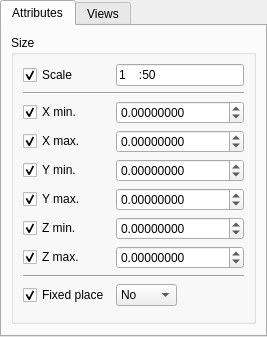
<?xml version="1.0" encoding="UTF-8"?>
<ui version="4.0">
 <class>Form</class>
 <widget class="QWidget" name="Form">
  <property name="geometry">
   <rect>
    <x>0</x>
    <y>0</y>
    <width>264</width>
    <height>307</height>
   </rect>
  </property>
  <property name="windowTitle">
   <string>Object Drawing Properties</string>
  </property>
  <layout class="QGridLayout" name="gridLayout_6">
   <property name="leftMargin">
    <number>0</number>
   </property>
   <property name="topMargin">
    <number>0</number>
   </property>
   <property name="rightMargin">
    <number>0</number>
   </property>
   <property name="bottomMargin">
    <number>0</number>
   </property>
   <item row="0" column="0">
    <widget class="QTabWidget" name="tabWidget">
     <property name="sizePolicy">
      <sizepolicy hsizetype="Expanding" vsizetype="Expanding">
       <horstretch>0</horstretch>
       <verstretch>0</verstretch>
      </sizepolicy>
     </property>
     <property name="layoutDirection">
      <enum>Qt::LeftToRight</enum>
     </property>
     <property name="currentIndex">
      <number>0</number>
     </property>
     <property name="objectProperty" stdset="0">
      <string/>
     </property>
     <property name="widgetAction" stdset="0">
      <string/>
     </property>
     <widget class="QWidget" name="tabAttributes">
      <attribute name="title">
       <string>Attributes</string>
      </attribute>
      <layout class="QGridLayout" name="gridLayout_7">
       <item row="0" column="0">
        <widget class="QGroupBox" name="groupBox_4">
         <property name="title">
          <string>Size</string>
         </property>
         <layout class="QGridLayout" name="gridLayout_2">
          <item row="0" column="0">
           <widget class="QCheckBox" name="checkBoxToggleViewScale">
            <property name="text">
             <string>Scale</string>
            </property>
            <property name="checked">
             <bool>true</bool>
            </property>
            <property name="objectProperty" stdset="0">
             <string>ViewScale</string>
            </property>
            <property name="widgetAction" stdset="0">
             <string>toggleModifyProperty</string>
            </property>
           </widget>
          </item>
          <item row="0" column="1" colspan="2">
           <widget class="QLineEdit" name="lineEditViewScale">
            <property name="inputMethodHints">
             <set>Qt::ImhNone</set>
            </property>
            <property name="inputMask">
             <string>99999:99999</string>
            </property>
            <property name="text">
             <string>1:50</string>
            </property>
            <property name="maxLength">
             <number>11</number>
            </property>
            <property name="frame">
             <bool>true</bool>
            </property>
            <property name="cursorPosition">
             <number>11</number>
            </property>
            <property name="clearButtonEnabled">
             <bool>false</bool>
            </property>
            <property name="objectProperty" stdset="0">
             <string>ViewScale</string>
            </property>
            <property name="widgetAction" stdset="0">
             <string/>
            </property>
            <property name="objectPropertyValue" stdset="0">
             <string/>
            </property>
           </widget>
          </item>
          <item row="1" column="0" colspan="3">
           <widget class="Line" name="line">
            <property name="orientation">
             <enum>Qt::Horizontal</enum>
            </property>
           </widget>
          </item>
          <item row="2" column="0">
           <widget class="QCheckBox" name="checkBoxToggleXMin">
            <property name="text">
             <string>X min.</string>
            </property>
            <property name="checked">
             <bool>true</bool>
            </property>
            <property name="objectProperty" stdset="0">
             <string>XMin</string>
            </property>
            <property name="widgetAction" stdset="0">
             <string>toggleModifyProperty</string>
            </property>
           </widget>
          </item>
          <item row="2" column="1" colspan="2">
           <widget class="QDoubleSpinBox" name="doubleSpinBoxXMin">
            <property name="sizePolicy">
             <sizepolicy hsizetype="Minimum" vsizetype="Fixed">
              <horstretch>1</horstretch>
              <verstretch>0</verstretch>
             </sizepolicy>
            </property>
            <property name="decimals">
             <number>8</number>
            </property>
            <property name="minimum">
             <double>-100000000000.000000000000000</double>
            </property>
            <property name="maximum">
             <double>100000000000.000000000000000</double>
            </property>
            <property name="value">
             <double>0.000000000000000</double>
            </property>
            <property name="objectProperty" stdset="0">
             <string>XMin</string>
            </property>
            <property name="widgetAction" stdset="0">
             <string/>
            </property>
           </widget>
          </item>
          <item row="3" column="0">
           <widget class="QCheckBox" name="checkBoxToggleXMax">
            <property name="text">
             <string>X max.</string>
            </property>
            <property name="checked">
             <bool>true</bool>
            </property>
            <property name="objectProperty" stdset="0">
             <string>XMax</string>
            </property>
            <property name="widgetAction" stdset="0">
             <string>toggleModifyProperty</string>
            </property>
           </widget>
          </item>
          <item row="3" column="1" colspan="2">
           <widget class="QDoubleSpinBox" name="doubleSpinBoxXMax">
            <property name="sizePolicy">
             <sizepolicy hsizetype="Minimum" vsizetype="Fixed">
              <horstretch>1</horstretch>
              <verstretch>0</verstretch>
             </sizepolicy>
            </property>
            <property name="decimals">
             <number>8</number>
            </property>
            <property name="minimum">
             <double>-100000000000.000000000000000</double>
            </property>
            <property name="maximum">
             <double>100000000000.000000000000000</double>
            </property>
            <property name="value">
             <double>0.000000000000000</double>
            </property>
            <property name="objectProperty" stdset="0">
             <string>XMax</string>
            </property>
            <property name="widgetAction" stdset="0">
             <string/>
            </property>
           </widget>
          </item>
          <item row="4" column="0">
           <widget class="QCheckBox" name="checkBoxToggleYMin">
            <property name="text">
             <string>Y min.</string>
            </property>
            <property name="checked">
             <bool>true</bool>
            </property>
            <property name="objectProperty" stdset="0">
             <string>YMin</string>
            </property>
            <property name="widgetAction" stdset="0">
             <string>toggleModifyProperty</string>
            </property>
           </widget>
          </item>
          <item row="4" column="1" colspan="2">
           <widget class="QDoubleSpinBox" name="doubleSpinBoxYMin">
            <property name="sizePolicy">
             <sizepolicy hsizetype="Minimum" vsizetype="Fixed">
              <horstretch>1</horstretch>
              <verstretch>0</verstretch>
             </sizepolicy>
            </property>
            <property name="decimals">
             <number>8</number>
            </property>
            <property name="minimum">
             <double>-100000000000.000000000000000</double>
            </property>
            <property name="maximum">
             <double>100000000000.000000000000000</double>
            </property>
            <property name="value">
             <double>0.000000000000000</double>
            </property>
            <property name="objectProperty" stdset="0">
             <string>YMin</string>
            </property>
            <property name="widgetAction" stdset="0">
             <string/>
            </property>
           </widget>
          </item>
          <item row="5" column="0">
           <widget class="QCheckBox" name="checkBoxToggleYMax">
            <property name="text">
             <string>Y max.</string>
            </property>
            <property name="checked">
             <bool>true</bool>
            </property>
            <property name="objectProperty" stdset="0">
             <string>YMax</string>
            </property>
            <property name="widgetAction" stdset="0">
             <string>toggleModifyProperty</string>
            </property>
           </widget>
          </item>
          <item row="5" column="1" colspan="2">
           <widget class="QDoubleSpinBox" name="doubleSpinBoxYMax">
            <property name="sizePolicy">
             <sizepolicy hsizetype="Minimum" vsizetype="Fixed">
              <horstretch>1</horstretch>
              <verstretch>0</verstretch>
             </sizepolicy>
            </property>
            <property name="decimals">
             <number>8</number>
            </property>
            <property name="minimum">
             <double>-100000000000.000000000000000</double>
            </property>
            <property name="maximum">
             <double>100000000000.000000000000000</double>
            </property>
            <property name="value">
             <double>0.000000000000000</double>
            </property>
            <property name="objectProperty" stdset="0">
             <string>YMax</string>
            </property>
            <property name="widgetAction" stdset="0">
             <string/>
            </property>
           </widget>
          </item>
          <item row="6" column="0">
           <widget class="QCheckBox" name="checkBoxToggleZMin">
            <property name="text">
             <string>Z min.</string>
            </property>
            <property name="checked">
             <bool>true</bool>
            </property>
            <property name="objectProperty" stdset="0">
             <string>ZMin</string>
            </property>
            <property name="widgetAction" stdset="0">
             <string>toggleModifyProperty</string>
            </property>
           </widget>
          </item>
          <item row="6" column="1" colspan="2">
           <widget class="QDoubleSpinBox" name="doubleSpinBoxZMin">
            <property name="sizePolicy">
             <sizepolicy hsizetype="Minimum" vsizetype="Fixed">
              <horstretch>1</horstretch>
              <verstretch>0</verstretch>
             </sizepolicy>
            </property>
            <property name="decimals">
             <number>8</number>
            </property>
            <property name="minimum">
             <double>-100000000000.000000000000000</double>
            </property>
            <property name="maximum">
             <double>100000000000.000000000000000</double>
            </property>
            <property name="value">
             <double>0.000000000000000</double>
            </property>
            <property name="objectProperty" stdset="0">
             <string>ZMin</string>
            </property>
            <property name="widgetAction" stdset="0">
             <string/>
            </property>
           </widget>
          </item>
          <item row="7" column="0">
           <widget class="QCheckBox" name="checkBoxToggleZMax">
            <property name="text">
             <string>Z max.</string>
            </property>
            <property name="checked">
             <bool>true</bool>
            </property>
            <property name="objectProperty" stdset="0">
             <string>ZMax</string>
            </property>
            <property name="widgetAction" stdset="0">
             <string>toggleModifyProperty</string>
            </property>
           </widget>
          </item>
          <item row="7" column="1" colspan="2">
           <widget class="QDoubleSpinBox" name="doubleSpinBoxZMax">
            <property name="sizePolicy">
             <sizepolicy hsizetype="Minimum" vsizetype="Fixed">
              <horstretch>1</horstretch>
              <verstretch>0</verstretch>
             </sizepolicy>
            </property>
            <property name="decimals">
             <number>8</number>
            </property>
            <property name="minimum">
             <double>-100000000000.000000000000000</double>
            </property>
            <property name="maximum">
             <double>100000000000.000000000000000</double>
            </property>
            <property name="value">
             <double>0.000000000000000</double>
            </property>
            <property name="objectProperty" stdset="0">
             <string>ZMax</string>
            </property>
            <property name="widgetAction" stdset="0">
             <string/>
            </property>
           </widget>
          </item>
          <item row="8" column="0" colspan="3">
           <widget class="Line" name="line_2">
            <property name="orientation">
             <enum>Qt::Horizontal</enum>
            </property>
           </widget>
          </item>
          <item row="9" column="1">
           <widget class="QComboBox" name="comboBoxFixedPlace">
            <property name="sizePolicy">
             <sizepolicy hsizetype="MinimumExpanding" vsizetype="Fixed">
              <horstretch>0</horstretch>
              <verstretch>0</verstretch>
             </sizepolicy>
            </property>
            <property name="currentIndex">
             <number>0</number>
            </property>
            <property name="objectProperty" stdset="0">
             <string>FixedPlace</string>
            </property>
            <property name="widgetAction" stdset="0">
             <string/>
            </property>
            <item>
             <property name="text">
              <string>No</string>
             </property>
            </item>
            <item>
             <property name="text">
              <string>Yes</string>
             </property>
            </item>
           </widget>
          </item>
          <item row="9" column="2" rowspan="2">
           <spacer name="horizontalSpacer">
            <property name="orientation">
             <enum>Qt::Horizontal</enum>
            </property>
            <property name="sizeHint" stdset="0">
             <size>
              <width>59</width>
              <height>20</height>
             </size>
            </property>
           </spacer>
          </item>
          <item row="9" column="0">
           <widget class="QCheckBox" name="checkBoxToggleFixedPlace">
            <property name="text">
             <string>Fixed place</string>
            </property>
            <property name="checked">
             <bool>true</bool>
            </property>
            <property name="objectProperty" stdset="0">
             <string>FixedPlace</string>
            </property>
            <property name="widgetAction" stdset="0">
             <string>toggleModifyProperty</string>
            </property>
           </widget>
          </item>
         </layout>
        </widget>
       </item>
       <item row="0" column="1">
        <spacer name="horizontalSpacer_2">
         <property name="orientation">
          <enum>Qt::Horizontal</enum>
         </property>
         <property name="sizeHint" stdset="0">
          <size>
           <width>3</width>
           <height>20</height>
          </size>
         </property>
        </spacer>
       </item>
       <item row="1" column="0">
        <spacer name="verticalSpacer">
         <property name="orientation">
          <enum>Qt::Vertical</enum>
         </property>
         <property name="sizeHint" stdset="0">
          <size>
           <width>20</width>
           <height>0</height>
          </size>
         </property>
        </spacer>
       </item>
      </layout>
     </widget>
     <widget class="QWidget" name="tabLabel">
      <attribute name="title">
       <string>Views</string>
      </attribute>
      <layout class="QGridLayout" name="gridLayout_3">
       <item row="0" column="0">
        <widget class="QGroupBox" name="groupBox">
         <property name="title">
          <string>Text</string>
         </property>
         <layout class="QGridLayout" name="gridLayout">
          <item row="0" column="0">
           <widget class="QCheckBox" name="checkBoxToggleLabelText1">
            <property name="text">
             <string>Label text 1</string>
            </property>
            <property name="checked">
             <bool>true</bool>
            </property>
            <property name="objectProperty" stdset="0">
             <string>LabelText1</string>
            </property>
            <property name="widgetAction" stdset="0">
             <string>toggleModifyProperty</string>
            </property>
           </widget>
          </item>
          <item row="0" column="1">
           <widget class="QLineEdit" name="lineEditLabelText1">
            <property name="objectProperty" stdset="0">
             <string>LabelText1</string>
            </property>
            <property name="widgetAction" stdset="0">
             <string/>
            </property>
            <property name="objectPropertyValue" stdset="0">
             <string/>
            </property>
           </widget>
          </item>
          <item row="0" column="2">
           <widget class="QToolButton" name="toolButtonLabelText1">
            <property name="text">
             <string>...</string>
            </property>
           </widget>
          </item>
          <item row="1" column="0">
           <widget class="QCheckBox" name="checkBoxToggleLabelText2">
            <property name="text">
             <string>Label text 2</string>
            </property>
            <property name="checked">
             <bool>true</bool>
            </property>
            <property name="objectProperty" stdset="0">
             <string>LabelText2</string>
            </property>
            <property name="widgetAction" stdset="0">
             <string>toggleModifyProperty</string>
            </property>
           </widget>
          </item>
          <item row="1" column="1">
           <widget class="QLineEdit" name="lineEditLabelText2">
            <property name="objectProperty" stdset="0">
             <string>LabelText2</string>
            </property>
            <property name="widgetAction" stdset="0">
             <string/>
            </property>
            <property name="objectPropertyValue" stdset="0">
             <string/>
            </property>
           </widget>
          </item>
          <item row="1" column="2">
           <widget class="QToolButton" name="toolButtonLabelText2">
            <property name="text">
             <string>...</string>
            </property>
           </widget>
          </item>
          <item row="2" column="0">
           <widget class="QCheckBox" name="checkBoxToggleLabelText3">
            <property name="text">
             <string>Label text 3</string>
            </property>
            <property name="checked">
             <bool>true</bool>
            </property>
            <property name="objectProperty" stdset="0">
             <string>LabelText3</string>
            </property>
            <property name="widgetAction" stdset="0">
             <string>toggleModifyProperty</string>
            </property>
           </widget>
          </item>
          <item row="2" column="1">
           <widget class="QLineEdit" name="lineEditLabelText3">
            <property name="objectProperty" stdset="0">
             <string>LabelText3</string>
            </property>
            <property name="widgetAction" stdset="0">
             <string/>
            </property>
            <property name="objectPropertyValue" stdset="0">
             <string/>
            </property>
           </widget>
          </item>
          <item row="2" column="2">
           <widget class="QToolButton" name="toolButtonLabelText3">
            <property name="text">
             <string>...</string>
            </property>
           </widget>
          </item>
          <item row="3" column="0">
           <widget class="QCheckBox" name="checkBoxToggleLabelText4">
            <property name="text">
             <string>Label text 4</string>
            </property>
            <property name="checked">
             <bool>true</bool>
            </property>
            <property name="objectProperty" stdset="0">
             <string>LabelText4</string>
            </property>
            <property name="widgetAction" stdset="0">
             <string>toggleModifyProperty</string>
            </property>
           </widget>
          </item>
          <item row="3" column="1">
           <widget class="QLineEdit" name="lineEditLabelText4">
            <property name="objectProperty" stdset="0">
             <string>LabelText4</string>
            </property>
            <property name="widgetAction" stdset="0">
             <string/>
            </property>
            <property name="objectPropertyValue" stdset="0">
             <string/>
            </property>
           </widget>
          </item>
          <item row="3" column="2">
           <widget class="QToolButton" name="toolButtonLabelText4">
            <property name="text">
             <string>...</string>
            </property>
           </widget>
          </item>
          <item row="4" column="0">
           <widget class="QCheckBox" name="checkBoxToggleLabelText5">
            <property name="text">
             <string>Label text 5</string>
            </property>
            <property name="checked">
             <bool>true</bool>
            </property>
            <property name="objectProperty" stdset="0">
             <string>LabelText5</string>
            </property>
            <property name="widgetAction" stdset="0">
             <string>toggleModifyProperty</string>
            </property>
           </widget>
          </item>
          <item row="4" column="1">
           <widget class="QLineEdit" name="lineEditLabelText5">
            <property name="objectProperty" stdset="0">
             <string>LabelText5</string>
            </property>
            <property name="widgetAction" stdset="0">
             <string/>
            </property>
            <property name="objectPropertyValue" stdset="0">
             <string/>
            </property>
           </widget>
          </item>
          <item row="4" column="2">
           <widget class="QToolButton" name="toolButtonLabelText5">
            <property name="text">
             <string>...</string>
            </property>
           </widget>
          </item>
         </layout>
        </widget>
       </item>
       <item row="1" column="0">
        <spacer name="verticalSpacer_2">
         <property name="orientation">
          <enum>Qt::Vertical</enum>
         </property>
         <property name="sizeHint" stdset="0">
          <size>
           <width>20</width>
           <height>40</height>
          </size>
         </property>
        </spacer>
       </item>
      </layout>
     </widget>
    </widget>
   </item>
  </layout>
 </widget>
 <resources/>
 <connections/>
</ui>
